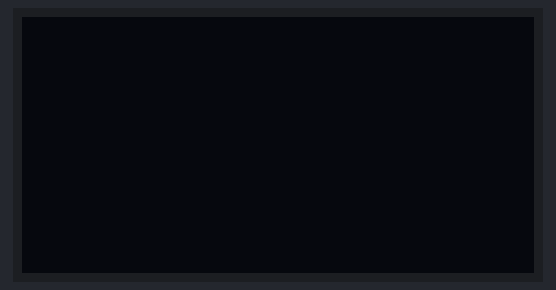
The sketch below on a simulated Arduino Uno, built with avr-gcc and run on an emulated ATmega328P. On the bench: 128×64 one-colour display.

Above: at 0.1 s.
At 7.2 s:
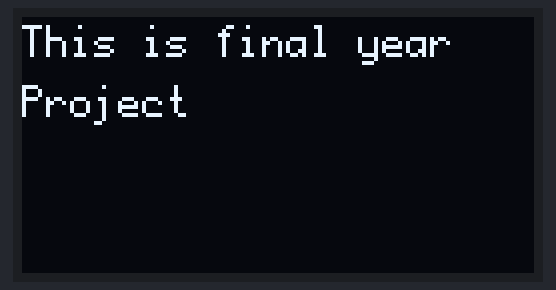
At 14.4 s:
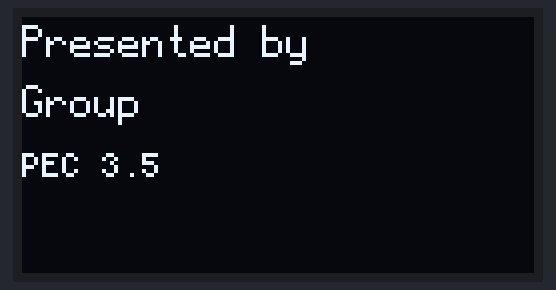

Measured:
- what the display in image 1 shows lasts 7.1 s, from 7.2 s to 14.3 s
- what the display in image 2 shows lasts 17.2 s, from 14.3 s to 31.5 s

The sketch:

sushant.ino
```cpp
#include "U8glib.h"
U8GLIB_SH1106_128X64 u8g(U8G_I2C_OPT_NONE);

void draw(void) {
  u8g.setFont(u8g_font_profont12);
  u8g.setPrintPos(0, 10);
  u8g.print("This is final year");
  u8g.setPrintPos(0, 25);
  u8g.print("Project");

}

void draw2(void) {
  u8g.setFont(u8g_font_profont12);
  u8g.setPrintPos(0, 10);
  u8g.print("Presented by");
  u8g.setPrintPos(0, 25);
  u8g.print("Group");
  u8g.setPrintPos(0, 40);
  u8g.setFont(u8g_font_profont10);
  u8g.print("PEC 3.5");
}

void setup(void) {
}

void loop(void) {
    delay(7000);
  u8g.firstPage();

  do {
    draw();
  } while (u8g.nextPage() );
  delay(7000);
  u8g.firstPage();
  do {
    draw2();
  } while (u8g.nextPage());
  delay(10000);
}
```
